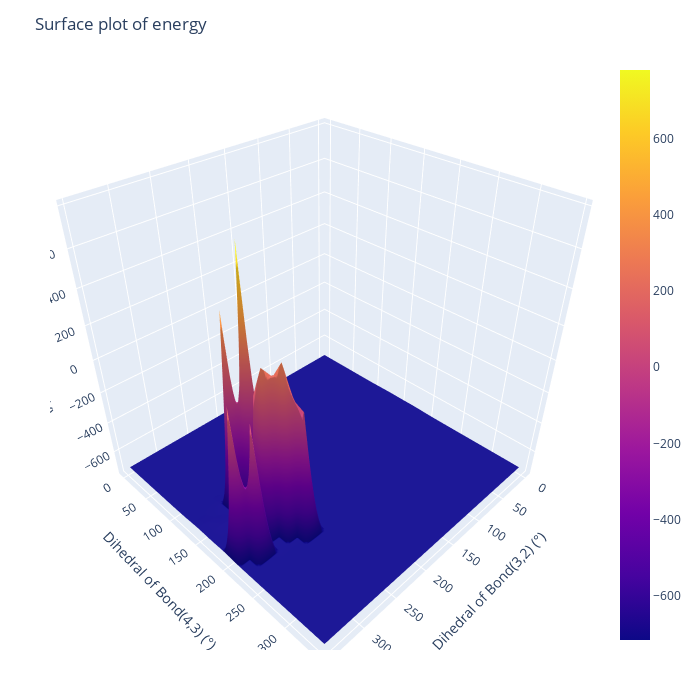

Notebook cell for this chart:
### Markdown cell above
### Step 8: Plot energy as a function of both dihedral angles

### Code cell
# Create a 2D surface plot of the energy landscape
fig = go.Figure(
    data=[
        go.Surface(
            # z=-1.0 / np.sqrt(np.abs(energies)),
            z=energies,
            x=dihedral_angles,
            y=dihedral_angles,
        )
    ]
)

fig.update_scenes(
    xaxis_title="Dihedral of Bond(3,2) (°)",
    yaxis_title="Dihedral of Bond(4,3) (°)",
    zaxis_title="Energy (eV)",
)
fig.update_layout(
    title="Surface plot of energy",
    autosize=False,
    width=700,
    height=700,
    margin=dict(l=50, r=50, b=50, t=60),
)
fig.show()

### Figure 1 — Plotly figure (JSON) as saved in the notebook; plotly's stock layout.template omitted (floating-point values rounded to 4 significant figures; data arrays with more than 128 entries replaced by an {"elided": "..."} marker saying what was removed)
{"data": [{"type": "surface", "x": [0, 14.4, 28.8, 43.2, 57.6, 72, 86.4, 100.8, 115.2, 129.6, 144, 158.4, 172.8, 187.2, 201.6, 216, 230.4, 244.8, 259.2, 273.6, 288, 302.4, 316.8, 331.2, 345.6], "y": [0, 14.4, 28.8, 43.2, 57.6, 72, 86.4, 100.8, 115.2, 129.6, 144, 158.4, 172.8, 187.2, 201.6, 216, 230.4, 244.8, 259.2, 273.6, 288, 302.4, 316.8, 331.2, 345.6], "z": {"elided": "25x25 float values"}}], "layout": {"autosize": false, "height": 700, "margin": {"b": 50, "l": 50, "r": 50, "t": 60}, "scene": {"xaxis": {"title": {"text": "Dihedral of Bond(3,2) (°)"}}, "yaxis": {"title": {"text": "Dihedral of Bond(4,3) (°)"}}, "zaxis": {"title": {"text": "Energy (eV)"}}}, "title": {"text": "Surface plot of energy"}, "width": 700}}
